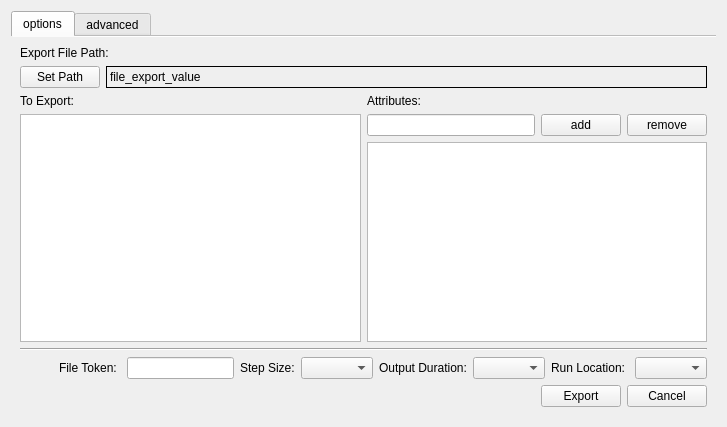
<?xml version="1.0" encoding="UTF-8"?>
<ui version="4.0">
 <class>Form</class>
 <widget class="QWidget" name="Form">
  <property name="geometry">
   <rect>
    <x>0</x>
    <y>0</y>
    <width>727</width>
    <height>427</height>
   </rect>
  </property>
  <property name="sizePolicy">
   <sizepolicy hsizetype="Fixed" vsizetype="Fixed">
    <horstretch>0</horstretch>
    <verstretch>0</verstretch>
   </sizepolicy>
  </property>
  <property name="windowTitle">
   <string>abcExporter</string>
  </property>
  <layout class="QHBoxLayout" name="horizontalLayout_3">
   <item>
    <widget class="QTabWidget" name="tabWidget">
     <property name="tabPosition">
      <enum>QTabWidget::North</enum>
     </property>
     <property name="tabShape">
      <enum>QTabWidget::Rounded</enum>
     </property>
     <property name="currentIndex">
      <number>0</number>
     </property>
     <property name="documentMode">
      <bool>true</bool>
     </property>
     <property name="tabsClosable">
      <bool>false</bool>
     </property>
     <property name="movable">
      <bool>false</bool>
     </property>
     <property name="tabBarAutoHide" stdset="0">
      <bool>false</bool>
     </property>
     <widget class="QWidget" name="tab">
      <attribute name="title">
       <string>options</string>
      </attribute>
      <layout class="QHBoxLayout" name="horizontalLayout">
       <item>
        <layout class="QVBoxLayout" name="verticalLayout_3">
         <item>
          <widget class="QLabel" name="label_file_export">
           <property name="text">
            <string>Export File Path:</string>
           </property>
          </widget>
         </item>
         <item>
          <layout class="QHBoxLayout" name="horizontalLayout_8" stretch="0,0">
           <property name="topMargin">
            <number>0</number>
           </property>
           <property name="bottomMargin">
            <number>0</number>
           </property>
           <item>
            <widget class="QPushButton" name="btn_export_path">
             <property name="sizePolicy">
              <sizepolicy hsizetype="Maximum" vsizetype="Fixed">
               <horstretch>0</horstretch>
               <verstretch>0</verstretch>
              </sizepolicy>
             </property>
             <property name="text">
              <string>Set Path</string>
             </property>
            </widget>
           </item>
           <item>
            <widget class="QLabel" name="lbl_file_export_value">
             <property name="autoFillBackground">
              <bool>false</bool>
             </property>
             <property name="frameShape">
              <enum>QFrame::Box</enum>
             </property>
             <property name="text">
              <string>file_export_value</string>
             </property>
            </widget>
           </item>
          </layout>
         </item>
         <item>
          <layout class="QHBoxLayout" name="horizontalLayout_4">
           <item>
            <layout class="QVBoxLayout" name="verticalLayout_2">
             <item>
              <widget class="QLabel" name="label_2">
               <property name="text">
                <string>To Export:</string>
               </property>
              </widget>
             </item>
             <item>
              <widget class="QListWidget" name="list_toexport"/>
             </item>
            </layout>
           </item>
           <item>
            <layout class="QVBoxLayout" name="verticalLayout">
             <item>
              <widget class="QLabel" name="label">
               <property name="text">
                <string>Attributes:</string>
               </property>
              </widget>
             </item>
             <item>
              <layout class="QHBoxLayout" name="horizontalLayout_2">
               <item>
                <widget class="QLineEdit" name="line_attr"/>
               </item>
               <item>
                <widget class="QPushButton" name="btn_addattr">
                 <property name="text">
                  <string>add</string>
                 </property>
                </widget>
               </item>
               <item>
                <widget class="QPushButton" name="btn_removeattr">
                 <property name="text">
                  <string>remove</string>
                 </property>
                </widget>
               </item>
              </layout>
             </item>
             <item>
              <widget class="QListWidget" name="list_attrs"/>
             </item>
            </layout>
           </item>
          </layout>
         </item>
         <item>
          <widget class="Line" name="line">
           <property name="orientation">
            <enum>Qt::Horizontal</enum>
           </property>
          </widget>
         </item>
         <item>
          <layout class="QHBoxLayout" name="horizontalLayout_7">
           <item>
            <spacer name="horizontalSpacer_3">
             <property name="orientation">
              <enum>Qt::Horizontal</enum>
             </property>
             <property name="sizeHint" stdset="0">
              <size>
               <width>40</width>
               <height>20</height>
              </size>
             </property>
            </spacer>
           </item>
           <item>
            <widget class="QLabel" name="label_6">
             <property name="text">
              <string>File Token: </string>
             </property>
            </widget>
           </item>
           <item>
            <widget class="QLineEdit" name="line_ftoken"/>
           </item>
           <item>
            <widget class="QLabel" name="label_3">
             <property name="layoutDirection">
              <enum>Qt::LeftToRight</enum>
             </property>
             <property name="text">
              <string>Step Size:</string>
             </property>
            </widget>
           </item>
           <item>
            <widget class="QComboBox" name="cbox_stepsize"/>
           </item>
           <item>
            <widget class="QLabel" name="label_4">
             <property name="text">
              <string>Output Duration:</string>
             </property>
            </widget>
           </item>
           <item>
            <widget class="QComboBox" name="cbox_duration"/>
           </item>
           <item>
            <widget class="QLabel" name="label_5">
             <property name="text">
              <string>Run Location: </string>
             </property>
            </widget>
           </item>
           <item>
            <widget class="QComboBox" name="cbox_runloc"/>
           </item>
          </layout>
         </item>
         <item>
          <layout class="QHBoxLayout" name="horizontalLayout_5">
           <item>
            <spacer name="horizontalSpacer">
             <property name="orientation">
              <enum>Qt::Horizontal</enum>
             </property>
             <property name="sizeHint" stdset="0">
              <size>
               <width>40</width>
               <height>20</height>
              </size>
             </property>
            </spacer>
           </item>
           <item>
            <widget class="QPushButton" name="btn_export">
             <property name="text">
              <string>Export</string>
             </property>
            </widget>
           </item>
           <item>
            <widget class="QPushButton" name="btn_cancel">
             <property name="text">
              <string>Cancel</string>
             </property>
            </widget>
           </item>
          </layout>
         </item>
        </layout>
       </item>
      </layout>
     </widget>
     <widget class="QWidget" name="tab_2">
      <attribute name="title">
       <string>advanced</string>
      </attribute>
      <layout class="QHBoxLayout" name="horizontalLayout_6">
       <item>
        <layout class="QGridLayout" name="gridLayout">
         <item row="0" column="1">
          <widget class="QCheckBox" name="checkBox_noNormals_abcopt">
           <property name="text">
            <string>No Normals</string>
           </property>
          </widget>
         </item>
         <item row="3" column="0">
          <widget class="QCheckBox" name="checkBox_writeFaceSets_abcopt">
           <property name="text">
            <string>Write Face Sets</string>
           </property>
          </widget>
         </item>
         <item row="2" column="1">
          <widget class="QCheckBox" name="checkBox_writeColorSets_abcopt">
           <property name="text">
            <string>Write Color Sets</string>
           </property>
          </widget>
         </item>
         <item row="0" column="0">
          <widget class="QCheckBox" name="checkBox_verbose_abcopt">
           <property name="text">
            <string>Verbose</string>
           </property>
          </widget>
         </item>
         <item row="5" column="1">
          <widget class="QCheckBox" name="checkBox_autoSubd_abcopt">
           <property name="text">
            <string>Write Creases</string>
           </property>
          </widget>
         </item>
         <item row="6" column="0">
          <widget class="QCheckBox" name="checkBox_writeUVSets_abcopt">
           <property name="text">
            <string>Write UV Sets</string>
           </property>
          </widget>
         </item>
         <item row="4" column="0">
          <widget class="QCheckBox" name="checkBox_worldSpace_abcopt">
           <property name="text">
            <string>World Space</string>
           </property>
          </widget>
         </item>
         <item row="1" column="0">
          <widget class="QCheckBox" name="checkBox_ro_abcopt">
           <property name="text">
            <string>Renderable Only</string>
           </property>
          </widget>
         </item>
         <item row="1" column="1">
          <widget class="QCheckBox" name="checkBox_stripNamespaces_abcopt">
           <property name="text">
            <string>Strip Namespaces</string>
           </property>
          </widget>
         </item>
         <item row="3" column="1">
          <widget class="QCheckBox" name="checkBox_wholeFrameGeo_abcopt">
           <property name="text">
            <string>Whole Frame Geo</string>
           </property>
          </widget>
         </item>
         <item row="2" column="0">
          <widget class="QCheckBox" name="checkBox_uvWrite_abcopt">
           <property name="text">
            <string>UV Write</string>
           </property>
          </widget>
         </item>
         <item row="5" column="0">
          <widget class="QCheckBox" name="checkBox_eulerFilter_abcopt">
           <property name="text">
            <string>Filter Euler Rotations</string>
           </property>
          </widget>
         </item>
         <item row="4" column="1">
          <widget class="QCheckBox" name="checkBox_writeVisibility_abcopt">
           <property name="text">
            <string>Write Visibility</string>
           </property>
          </widget>
         </item>
        </layout>
       </item>
       <item>
        <spacer name="horizontalSpacer_2">
         <property name="orientation">
          <enum>Qt::Horizontal</enum>
         </property>
         <property name="sizeHint" stdset="0">
          <size>
           <width>40</width>
           <height>20</height>
          </size>
         </property>
        </spacer>
       </item>
      </layout>
     </widget>
    </widget>
   </item>
  </layout>
 </widget>
 <resources/>
 <connections/>
</ui>
